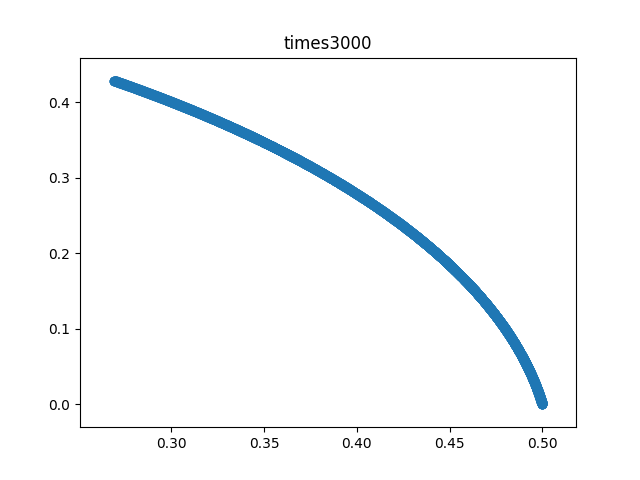

Here is the Python script that generated this plot:
# 行星运动方程模拟
import numpy as np
import matplotlib.pyplot as plt

def run(N):

    t = np.arange(0.0, N, 1)

    x = np.zeros(N)
    vx = np.zeros(N)
    ax = np.zeros(N)

    y = np.zeros(N)
    vy = np.zeros(N)
    ay = np.zeros(N)

    r = np.zeros(N)
    r3 = np.zeros(N)

    x[0] = 0.500
    vx[0] = -0.200
    ax[0] = -4.00
    y[0] = 0.000
    vy[0] = 1.630
    ay[0] = 0.000
    r[0] = 0.500
    r3[0] = 8.000

    delta = 0.0001
    for i in range(1, N):
        vx[i] = vx[i-1] + ax[i-1]*delta
        vy[i] = vy[i-1] + ay[i-1]*delta
        x[i] = x[i-1] + vx[i-1]*delta
        y[i] = y[i-1] + vy[i-1]*delta
        r[i] = np.sqrt(x[i]**2 + y[i]**2)
        r3[i] = 1/r[i]**3
        ax[i] = -1*x[i]*r3[i]
        ay[i] = -1*y[i]*r3[i]


    plt.title("times%d" % int(N))
    plt.scatter(x, y)
    plt.savefig('plante.png')

if __name__ == "__main__":
	n = int(input('请输入模拟次数:'))
	run(n)